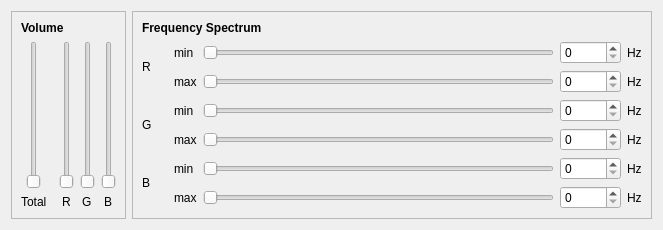
<?xml version="1.0" encoding="UTF-8"?>
<ui version="4.0">
 <class>SpectrumSettingsWidget</class>
 <widget class="QWidget" name="SpectrumSettingsWidget">
  <property name="geometry">
   <rect>
    <x>0</x>
    <y>0</y>
    <width>663</width>
    <height>213</height>
   </rect>
  </property>
  <property name="windowTitle">
   <string>Form</string>
  </property>
  <layout class="QGridLayout" name="gridLayout_2">
   <item row="0" column="0">
    <widget class="QFrame" name="frameVolume">
     <property name="frameShape">
      <enum>QFrame::StyledPanel</enum>
     </property>
     <property name="frameShadow">
      <enum>QFrame::Raised</enum>
     </property>
     <layout class="QGridLayout" name="gridLayout">
      <item row="2" column="3" alignment="Qt::AlignHCenter">
       <widget class="QSlider" name="volumeGreenSlider">
        <property name="orientation">
         <enum>Qt::Vertical</enum>
        </property>
       </widget>
      </item>
      <item row="2" column="0" alignment="Qt::AlignHCenter">
       <widget class="QSlider" name="volumeTotalSlider">
        <property name="orientation">
         <enum>Qt::Vertical</enum>
        </property>
       </widget>
      </item>
      <item row="2" column="4" alignment="Qt::AlignHCenter">
       <widget class="QSlider" name="volumeBlueSlider">
        <property name="orientation">
         <enum>Qt::Vertical</enum>
        </property>
       </widget>
      </item>
      <item row="2" column="2" alignment="Qt::AlignHCenter">
       <widget class="QSlider" name="volumeRedSlider">
        <property name="orientation">
         <enum>Qt::Vertical</enum>
        </property>
       </widget>
      </item>
      <item row="3" column="3" alignment="Qt::AlignHCenter">
       <widget class="QLabel" name="label_2">
        <property name="text">
         <string>G</string>
        </property>
       </widget>
      </item>
      <item row="3" column="2" alignment="Qt::AlignHCenter">
       <widget class="QLabel" name="label">
        <property name="text">
         <string>R</string>
        </property>
       </widget>
      </item>
      <item row="3" column="0" alignment="Qt::AlignHCenter">
       <widget class="QLabel" name="label_4">
        <property name="text">
         <string>Total</string>
        </property>
       </widget>
      </item>
      <item row="3" column="4" alignment="Qt::AlignHCenter">
       <widget class="QLabel" name="label_3">
        <property name="text">
         <string>B</string>
        </property>
       </widget>
      </item>
      <item row="0" column="0" colspan="3">
       <widget class="QLabel" name="label_17">
        <property name="text">
         <string>&lt;html&gt;&lt;head/&gt;&lt;body&gt;&lt;p&gt;&lt;span style=&quot; font-weight:600;&quot;&gt;Volume&lt;/span&gt;&lt;/p&gt;&lt;/body&gt;&lt;/html&gt;</string>
        </property>
       </widget>
      </item>
     </layout>
    </widget>
   </item>
   <item row="0" column="1">
    <widget class="QFrame" name="frameFrequencySpectrum">
     <property name="frameShape">
      <enum>QFrame::StyledPanel</enum>
     </property>
     <property name="frameShadow">
      <enum>QFrame::Raised</enum>
     </property>
     <layout class="QGridLayout" name="gridLayout_3">
      <item row="4" column="5">
       <widget class="QLabel" name="label_21">
        <property name="text">
         <string>Hz</string>
        </property>
       </widget>
      </item>
      <item row="3" column="4">
       <widget class="QSpinBox" name="freqGminSpin">
        <property name="maximum">
         <number>40000</number>
        </property>
       </widget>
      </item>
      <item row="2" column="5">
       <widget class="QLabel" name="label_19">
        <property name="text">
         <string>Hz</string>
        </property>
       </widget>
      </item>
      <item row="5" column="3">
       <widget class="QSlider" name="freqBminSlider">
        <property name="maximum">
         <number>2000</number>
        </property>
        <property name="orientation">
         <enum>Qt::Horizontal</enum>
        </property>
       </widget>
      </item>
      <item row="2" column="2">
       <widget class="QLabel" name="label_5">
        <property name="text">
         <string>max</string>
        </property>
       </widget>
      </item>
      <item row="3" column="5">
       <widget class="QLabel" name="label_20">
        <property name="text">
         <string>Hz</string>
        </property>
       </widget>
      </item>
      <item row="4" column="4">
       <widget class="QSpinBox" name="freqGmaxSpin">
        <property name="maximum">
         <number>40000</number>
        </property>
       </widget>
      </item>
      <item row="3" column="3">
       <widget class="QSlider" name="freqGminSlider">
        <property name="maximum">
         <number>2000</number>
        </property>
        <property name="orientation">
         <enum>Qt::Horizontal</enum>
        </property>
       </widget>
      </item>
      <item row="1" column="0" rowspan="2">
       <widget class="QLabel" name="label_13">
        <property name="text">
         <string>R</string>
        </property>
       </widget>
      </item>
      <item row="6" column="5">
       <widget class="QLabel" name="label_23">
        <property name="text">
         <string>Hz</string>
        </property>
       </widget>
      </item>
      <item row="1" column="5">
       <widget class="QLabel" name="label_18">
        <property name="text">
         <string>Hz</string>
        </property>
       </widget>
      </item>
      <item row="6" column="3">
       <widget class="QSlider" name="freqBmaxSlider">
        <property name="maximum">
         <number>2000</number>
        </property>
        <property name="orientation">
         <enum>Qt::Horizontal</enum>
        </property>
       </widget>
      </item>
      <item row="1" column="2">
       <widget class="QLabel" name="label_6">
        <property name="text">
         <string>min</string>
        </property>
       </widget>
      </item>
      <item row="1" column="4">
       <widget class="QSpinBox" name="freqRminSpin">
        <property name="minimum">
         <number>0</number>
        </property>
        <property name="maximum">
         <number>40000</number>
        </property>
       </widget>
      </item>
      <item row="2" column="4">
       <widget class="QSpinBox" name="freqRmaxSpin">
        <property name="minimum">
         <number>0</number>
        </property>
        <property name="maximum">
         <number>40000</number>
        </property>
       </widget>
      </item>
      <item row="6" column="4">
       <widget class="QSpinBox" name="freqBmaxSpin">
        <property name="maximum">
         <number>40000</number>
        </property>
       </widget>
      </item>
      <item row="4" column="3">
       <widget class="QSlider" name="freqGmaxSlider">
        <property name="maximum">
         <number>2000</number>
        </property>
        <property name="orientation">
         <enum>Qt::Horizontal</enum>
        </property>
       </widget>
      </item>
      <item row="1" column="3">
       <widget class="QSlider" name="freqRminSlider">
        <property name="maximum">
         <number>2000</number>
        </property>
        <property name="orientation">
         <enum>Qt::Horizontal</enum>
        </property>
       </widget>
      </item>
      <item row="5" column="4">
       <widget class="QSpinBox" name="freqBminSpin">
        <property name="maximum">
         <number>40000</number>
        </property>
       </widget>
      </item>
      <item row="2" column="3">
       <widget class="QSlider" name="freqRmaxSlider">
        <property name="maximum">
         <number>2000</number>
        </property>
        <property name="orientation">
         <enum>Qt::Horizontal</enum>
        </property>
       </widget>
      </item>
      <item row="5" column="5">
       <widget class="QLabel" name="label_22">
        <property name="text">
         <string>Hz</string>
        </property>
       </widget>
      </item>
      <item row="4" column="2">
       <widget class="QLabel" name="label_10">
        <property name="text">
         <string>max</string>
        </property>
       </widget>
      </item>
      <item row="3" column="1">
       <spacer name="horizontalSpacer_5">
        <property name="orientation">
         <enum>Qt::Horizontal</enum>
        </property>
        <property name="sizeType">
         <enum>QSizePolicy::Fixed</enum>
        </property>
        <property name="sizeHint" stdset="0">
         <size>
          <width>10</width>
          <height>5</height>
         </size>
        </property>
       </spacer>
      </item>
      <item row="5" column="0" rowspan="2">
       <widget class="QLabel" name="label_15">
        <property name="text">
         <string>B</string>
        </property>
       </widget>
      </item>
      <item row="3" column="0" rowspan="2">
       <widget class="QLabel" name="label_14">
        <property name="text">
         <string>G</string>
        </property>
       </widget>
      </item>
      <item row="6" column="2">
       <widget class="QLabel" name="label_12">
        <property name="text">
         <string>max</string>
        </property>
       </widget>
      </item>
      <item row="5" column="2">
       <widget class="QLabel" name="label_11">
        <property name="text">
         <string>min</string>
        </property>
       </widget>
      </item>
      <item row="3" column="2">
       <widget class="QLabel" name="label_9">
        <property name="text">
         <string>min</string>
        </property>
       </widget>
      </item>
      <item row="0" column="0" colspan="5">
       <widget class="QLabel" name="label_16">
        <property name="text">
         <string>&lt;html&gt;&lt;head/&gt;&lt;body&gt;&lt;p&gt;&lt;span style=&quot; font-weight:600;&quot;&gt;Frequency Spectrum&lt;/span&gt;&lt;/p&gt;&lt;/body&gt;&lt;/html&gt;</string>
        </property>
       </widget>
      </item>
     </layout>
    </widget>
   </item>
  </layout>
 </widget>
 <resources/>
 <connections/>
</ui>
